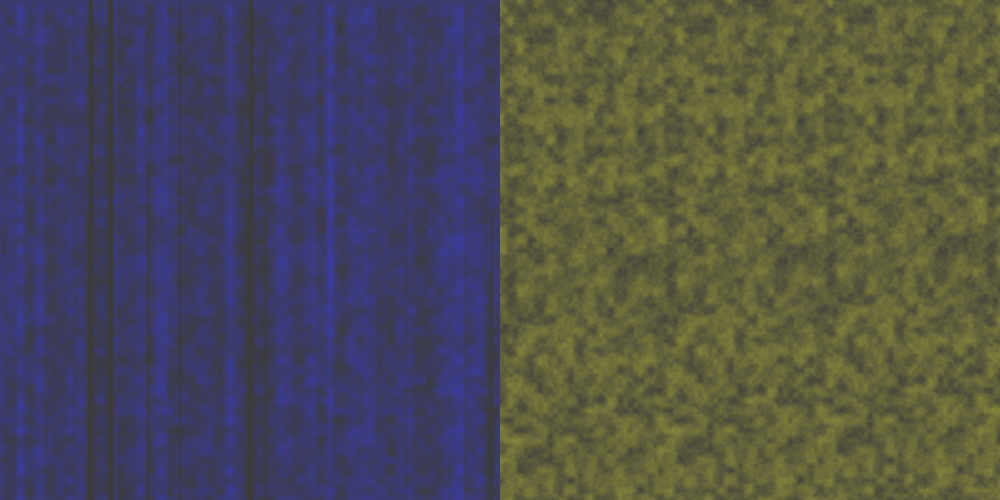
Frame 1 (no input)
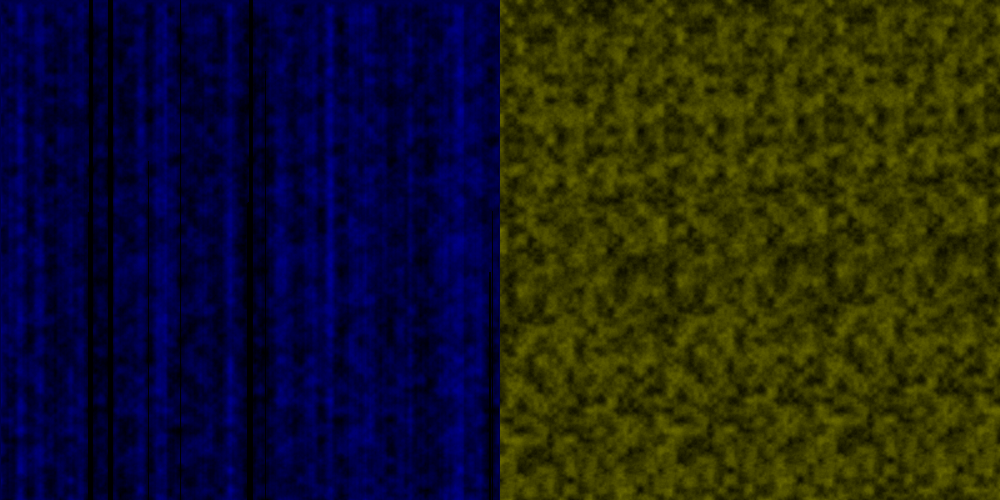
Frame 60 (the mouse pressed at the canvas centre just before this capture)
Frame 120 (the mouse held since frame 60 and released just before this capture): identical to frame 60, image omitted

The Processing sketch that drew these frames (run headless with seeded random() and noise(); from frame 60 on, the mouse is pressed at the canvas centre):

// Processing sketch: water_3
// ── water_3.pde
import java.util.Arrays;



float [][] hM;//heightMap
float [][] wB;//waterBuffer
float [][] wM;//waterMap
int wSize = 500;
float noiseScale = 0.1;
float viscous = 1;


void setup()
{
  size(1000,500);
  hM = new float[wSize][wSize];
  wM = new float[wSize][wSize];
  wB = new float[wSize][wSize];
  setupTextures();
  wB = Arrays.copyOf(wM, wM.length);//troll?
  print("Water before physics is: ");
  sumOfWater();
  for(int p = 0; p<100; p++)
  {
    physicsTick();
  }
  print("Water after physics is: ");
  sumOfWater();
}

//One physics sim loop
void physicsTick()
{

  shiftWater(0);
  shiftWater(2*PI);
  shiftWater(1*PI);
  shiftWater(3*PI);
  wM = Arrays.copyOf(wB, wB.length);
}


void draw()
{
  for(int i=0; i<wSize; i++)
  {  
    for(int j=0; j<wSize; j++)
    {
      stroke(0,0,wM[i][j]);
      point(i,j);
      stroke(hM[i][j],hM[i][j],0);
      point(i+wSize,j);
    }
  }
}



//Shifts water in one direction
////NOTE WATER IS NOT CONSERVED HERE, DRHO != 0 - THIS ALGORITHIM MUST BE RUN IN THE OPPOSITE DIRECTION FOR THAT TO OCCOUR
void shiftWater(float direction)
{
  ////loop starting UD then clockwise (starting clockwise) 
  int xShift = int(sin(direction));
  int yShift = int(cos(direction));//1,0,-1,0  
  for(int i=1; i<wSize-1; i++)
  {  
    for(int j=1; j<wSize-1; j++)
    {
      float dH = wM[i][j]+hM[i][j] - wM[i+xShift][j+yShift]-hM[i+xShift][j+yShift];
      float dW = viscous*dH;   
      
      ///sorry about this - but need to make sure boundary condition of each water cell having >= 0 is fixed,
      //this forces the amount of water drained from a cell to be less than the cell or the neighbour it is draining to
      float[] jeff = {dW,wM[i][j],wM[i+xShift][j+yShift]};
      dW = lowestOf(jeff);
      if(dW>0)
      {
         //println(dW);
      }
      wB[i+xShift][j+yShift] += dW;    
    }
  }

}

float lowestOf(float inp[])
{
  float lowest = inp[0];
  for(int i=0; i<inp.length; i++)
  {
    if(inp[i] < lowest)
    {
      lowest = inp[i];
    }
  }
  return lowest;
}

//Prints volume of water on the planet
void sumOfWater()
{
  float sum = 0;
  for(int i=0; i<wSize; i++)
  {  
    for(int j=0; j<wSize; j++)
    {
      if(Float.isNaN(wM[i][j]))
      //float t1 = 3.0;
      //Float t2 = t1;
      //if(t2 != null);
      {
        print("big problems at x ");
        println(i);
        print("y ");
        println(j);
      }
      sum += wM[i][j];
    }
  }
  println(sum);
}


void setupTextures()
{
  for(int i=0; i<wSize; i++)
  {  
    for(int j=0; j<wSize; j++)
    {
      hM[i][j] = 120*noise(i*noiseScale,j*noiseScale);
      wM[i][j] = 70;
    }
  }
}
